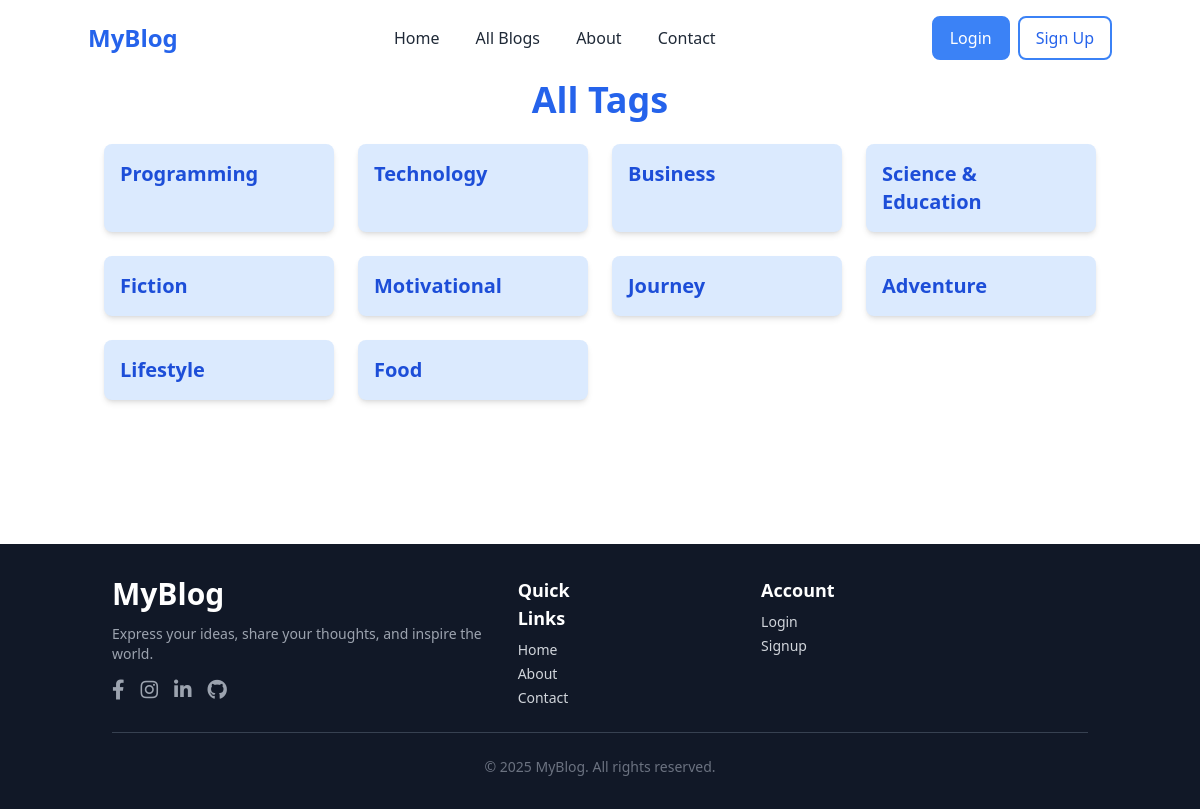
The app's page /tags/ with its own data.
### blog/models.py (models this page shows, shortened)
class Tag(models.Model):
    name = models.CharField(max_length=50, unique=True)

### blog/views.py (the view)
# urls.py: path('tags/', views.tag_list, name='tag_list'),
def tag_list(request):
    tags = Tag.objects.all()
    return render(request, 'all_tags.html', {"tags":tags})

### blog/templates/all_tags.html
{% extends 'base.html' %}
{% block content %}
<div class="container mx-auto px-4 py-20">
    <h1 class="text-4xl font-bold text-center text-blue-600 mb-6">All Tags</h1>
    <div class="grid grid-cols-1 sm:grid-cols-2 md:grid-cols-3 lg:grid-cols-4 gap-6">
        {% for tag in tags %}
        <div class="bg-blue-100 p-4 rounded-lg shadow-md hover:shadow-lg transition duration-300 ease-in-out transform hover:scale-105">
            <a href="" class="text-xl text-blue-700 font-semibold hover:text-blue-900">
                {{ tag.name }}
            </a>
        </div>
        {% empty %}
        <p class="text-center text-gray-600">No tags available yet.</p>
        {% endfor %}
    </div>
</div>
{% endblock %}

### blog/templates/base.html (style rules this page uses)
html { scroll-behavior: smooth; }

### records on screen
Tag: name "Programming"
Tag: name "Technology"
Tag: name "Business"
Tag: name "Science & Education"
Tag: name "Fiction"
Tag: name "Motivational"
Tag: name "Journey"
Tag: name "Adventure"
Tag: name "Lifestyle"
Tag: name "Food"
